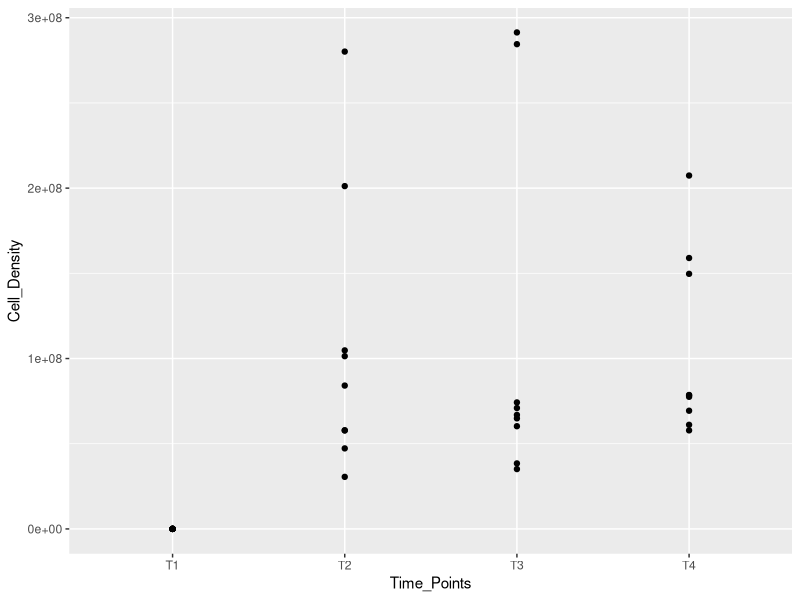

Reproduce this figure in R.
## ---- chunk 1
library(tidyverse)
## ---- chunk 2
numeric_vector <- c(1, 2, 2, 2, 3, 4, 5, 5, 5)

variance <- function(x) {
  (1 / (length(x) - 1)) * sum( (x - mean(x) ) ^2)
  }

skewness <- function(y) {
  ((1 / (length(y) - 2)) * sum((y - mean(y) ) ^3)) / (variance(y) ^(3/2))
  }
## ---- chunk 3
variance(numeric_vector)
## ---- chunk 4
skewness(numeric_vector)
## ---- chunk 5
na_vector_1 <- c(1, 2, 3, NA, 5, 6, NA)

na_vector_2 <- c(1, NA, 3, NA, 5, 6, 7)

na_vector_3 <- c(1, NA, 3, NA, 5, 6, NA)
## ---- chunk 6
both_na <- function(x,y) { 
  length(intersect( which(is.na(x)), which(is.na(y))))
  }
## ---- chunk 7
is.na(na_vector_1)
## ---- chunk 8
which(is.na(na_vector_1))
## ---- chunk 9
which(is.na(na_vector_1))
which(is.na(na_vector_2))
## ---- chunk 10
intersect( which(is.na(na_vector_1)), which(is.na(na_vector_2)))
## ---- chunk 11
length(intersect( which(is.na(na_vector_1)), which(is.na(na_vector_2))))
## ---- chunk 12
both_na(na_vector_1, na_vector_2)
## ---- chunk 13
both_na(na_vector_1, na_vector_3)
## ---- chunk 14
colony_counts <- read.csv("data/Practice_Dataset.csv")
## ---- chunk 15
scatter_plot <- function(z) {
  long_colony_counts <- pivot_longer(z,
               cols = starts_with("T"),
               names_to = "Time_Points", 
               values_to = "Cell_Density")
  
  ggplot(long_colony_counts, aes(x = Time_Points, y = Cell_Density))+
    geom_point()
}
## ---- chunk 16
long_colony_counts <- pivot_longer(colony_counts,
          cols = starts_with("T"),
          names_to = "Time_Points", 
          values_to = "Cell_Density")

print(long_colony_counts)
## ---- chunk 17
scatter_plot(colony_counts)
## ---- chunk 18
vector_sorting <- function(z) {if (class(z) == "numeric") {
   z*2
  } else if (class(z) == "character"){
  sort(z)
  } else {
  warning("Error: Data provided is neither a numeric nor character vector.")
  }
}
## ---- chunk 19
vector_sorting(na_vector_1)
## ---- chunk 20
vector_sorting(na_vector_2)
## ---- chunk 21
vector_sorting(na_vector_3)
## ---- chunk 22
animals <- c('dog', 'cat', 'zebra', 'fish', 'antelope', 'buffalo', 'chicken')

vector_sorting(animals)
## ---- chunk 23
vector_sorting(colony_counts)
## ---- chunk 24
mean_calculation <- function(x) {if (class(x) == "numeric"){
  return (mean(x))
  } else {
    warning("Error: Mean calculation was unsuccessful. Please ensure that the
    dataset of interest is strictly numeric.") 
  }
  
}
## ---- chunk 25
mean_calculation(numeric_vector)
## ---- chunk 26
mean_calculation(animals)
## ---- chunk 27
one_million_numbers <- sample(1000000)
one_more_million_numbers <- sample(1000000)
## ---- chunk 28
one_million_sums <- (one_million_numbers + one_more_million_numbers)
glimpse(one_million_sums)
## ---- chunk 29
system.time(one_million_sums <- (one_million_numbers + one_more_million_numbers))
## ---- chunk 30
system.time(for (i in seq_along(one_million_numbers)) {
  (one_million_numbers[i] + one_more_million_numbers[i])
})
## ---- chunk 31
for_loop_sum <- c()

system.time(for (i in seq_along(one_million_numbers)) {
  for_loop_sum[i] <- (one_million_numbers[i] + one_more_million_numbers[i])
})
